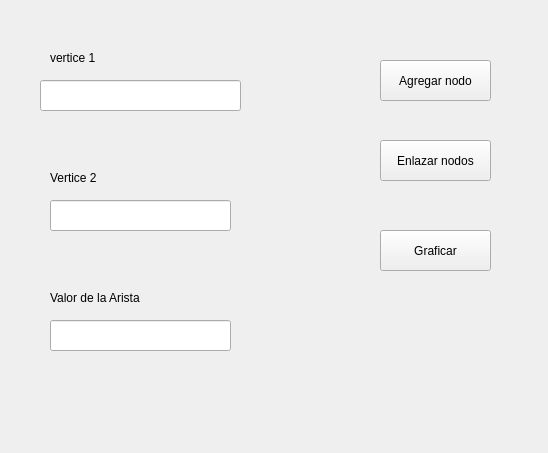
<?xml version="1.0" encoding="UTF-8"?>
<ui version="4.0">
 <class>MainWindow</class>
 <widget class="QMainWindow" name="MainWindow">
  <property name="geometry">
   <rect>
    <x>0</x>
    <y>0</y>
    <width>548</width>
    <height>453</height>
   </rect>
  </property>
  <property name="windowTitle">
   <string>MainWindow</string>
  </property>
  <widget class="QWidget" name="centralWidget">
   <widget class="QPushButton" name="add">
    <property name="geometry">
     <rect>
      <x>380</x>
      <y>60</y>
      <width>111</width>
      <height>41</height>
     </rect>
    </property>
    <property name="text">
     <string>Agregar nodo</string>
    </property>
   </widget>
   <widget class="QPushButton" name="tie">
    <property name="geometry">
     <rect>
      <x>380</x>
      <y>140</y>
      <width>111</width>
      <height>41</height>
     </rect>
    </property>
    <property name="text">
     <string>Enlazar nodos</string>
    </property>
   </widget>
   <widget class="QLineEdit" name="vertice1">
    <property name="geometry">
     <rect>
      <x>40</x>
      <y>80</y>
      <width>201</width>
      <height>31</height>
     </rect>
    </property>
   </widget>
   <widget class="QLineEdit" name="vertice2">
    <property name="geometry">
     <rect>
      <x>50</x>
      <y>200</y>
      <width>181</width>
      <height>31</height>
     </rect>
    </property>
   </widget>
   <widget class="QLabel" name="label">
    <property name="geometry">
     <rect>
      <x>50</x>
      <y>50</y>
      <width>55</width>
      <height>16</height>
     </rect>
    </property>
    <property name="text">
     <string>vertice 1</string>
    </property>
   </widget>
   <widget class="QLabel" name="label_2">
    <property name="geometry">
     <rect>
      <x>50</x>
      <y>170</y>
      <width>55</width>
      <height>16</height>
     </rect>
    </property>
    <property name="text">
     <string>Vertice 2</string>
    </property>
   </widget>
   <widget class="QPushButton" name="graph">
    <property name="geometry">
     <rect>
      <x>380</x>
      <y>230</y>
      <width>111</width>
      <height>41</height>
     </rect>
    </property>
    <property name="text">
     <string>Graficar</string>
    </property>
   </widget>
   <widget class="QLabel" name="label_3">
    <property name="geometry">
     <rect>
      <x>50</x>
      <y>290</y>
      <width>121</width>
      <height>16</height>
     </rect>
    </property>
    <property name="text">
     <string>Valor de la Arista </string>
    </property>
   </widget>
   <widget class="QLineEdit" name="aristavalor">
    <property name="geometry">
     <rect>
      <x>50</x>
      <y>320</y>
      <width>181</width>
      <height>31</height>
     </rect>
    </property>
   </widget>
  </widget>
 </widget>
 <layoutdefault spacing="6" margin="11"/>
 <resources/>
 <connections/>
</ui>
